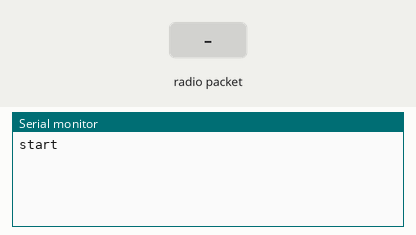
Bench run of a sketch on a simulated Arduino Uno, built with avr-gcc and run on an emulated ATmega328P. Shown: the last lines printed to the serial monitor. Inputs (shaded band) come from the test bench. No radio packets arrive unless stated.

Above: at 1.2 s.
1.3 s: radio packet "1" arrives
At 2.5 s:
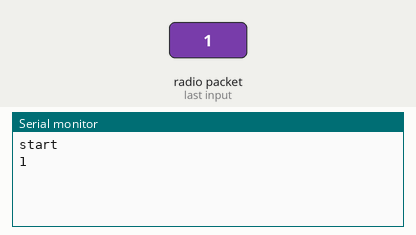
2.8 s: radio packet "0" arrives
At 3.7 s:
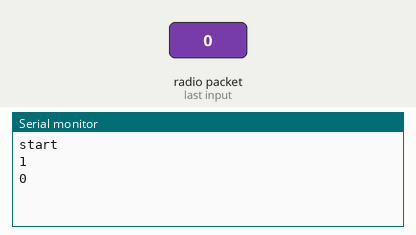
4.3 s: radio packet "2" arrives
At 4.8 s:
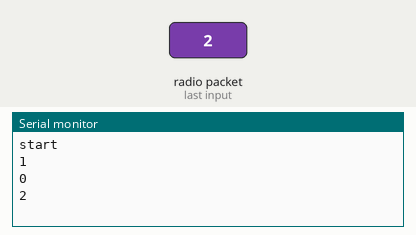

Measured:
- after the input at 1.3 s, the serial monitor: prints a new line at once (image 1)
- after the input at 2.8 s, the serial monitor: prints a new line at once (image 2)
- after the input at 4.3 s, the serial monitor: prints a new line at once (image 3)

The sketch:

receiver_module_arduino.ino
```cpp
/*
* Sample code by Dejan Nedelkovski, www.HowToMechatronics.com
* Library: TMRh20/RF24, https://github.com/tmrh20/RF24/
*/

/*
 * ---------- WIRING ----------
 * ARDUINO UNO  -> nRF24L01 module
 * Vcc          -> 3V3
 * GND          -> GND
 * IO7          -> CE   (chip enable)
 * IO8          -> CSN  (SPI chip select) (active low?)
 * IO11         -> MOSI (SPI master out, slave in)
 * IO12         -> MISO (SPI master in, slave out)
 * IO13         -> SCK  (SPI clock)
 */

#include <SPI.h>
#include <nRF24L01.h>
#include <RF24.h>

RF24 radio(7, 8); // CE, CSN
const byte address[6] = "00001";

void setup() {
  Serial.begin(9600);
  radio.begin();
  radio.openReadingPipe(0, address);
  radio.setPALevel(RF24_PA_MIN);
  radio.startListening();
  Serial.println("start");
}

void loop() {
  if (radio.available()) {
    char text[32] = "";
    radio.read(&text, sizeof(text));
//    Serial.print("received: ");
    Serial.println(text);
  }
}
```
